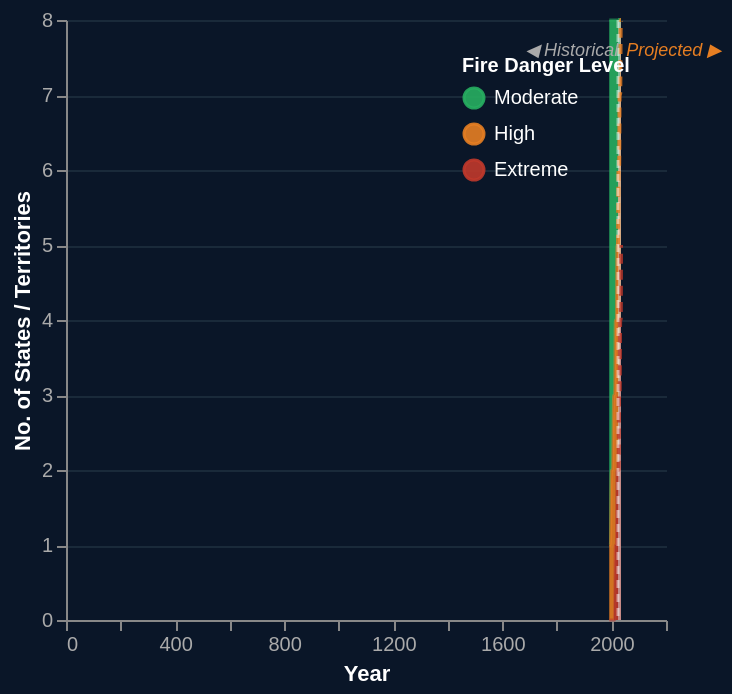

Specify this chart in Vega-Lite:
### Vega-Lite specification from a JSON file in a GitHub repository (floating-point values rounded to 4 significant figures)
{"$schema": "https://vega.github.io/schema/vega-lite/v5.json", "width": "container", "height": 300, "config": {"background": "#0a1628", "view": {"stroke": "transparent"}}, "data": {"values": [{"year": 1992, "category": "Moderate", "count": 7, "type": "historical"}, {"year": 1992, "category": "High", "count": 1, "type": "historical"}, {"year": 1992, "category": "Extreme", "count": 0, "type": "historical"}, {"year": 1996, "category": "Moderate", "count": 7, "type": "historical"}, {"year": 1996, "category": "High", "count": 1, "type": "historical"}, {"year": 1996, "category": "Extreme", "count": 0, "type": "historical"}, {"year": 2000, "category": "Moderate", "count": 6, "type": "historical"}, {"year": 2000, "category": "High", "count": 2, "type": "historical"}, {"year": 2000, "category": "Extreme", "count": 0, "type": "historical"}, {"year": 2004, "category": "Moderate", "count": 6, "type": "historical"}, {"year": 2004, "category": "High", "count": 2, "type": "historical"}, {"year": 2004, "category": "Extreme", "count": 0, "type": "historical"}, {"year": 2008, "category": "Moderate", "count": 5, "type": "historical"}, {"year": 2008, "category": "High", "count": 3, "type": "historical"}, {"year": 2008, "category": "Extreme", "count": 0, "type": "historical"}, {"year": 2012, "category": "Moderate", "count": 5, "type": "historical"}, {"year": 2012, "category": "High", "count": 3, "type": "historical"}, {"year": 2012, "category": "Extreme", "count": 0, "type": "historical"}, {"year": 2014, "category": "Moderate", "count": 4, "type": "historical"}, {"year": 2014, "category": "High", "count": 3, "type": "historical"}, {"year": 2014, "category": "Extreme", "count": 1, "type": "historical"}, {"year": 2018, "category": "Moderate", "count": 4, "type": "historical"}, {"year": 2018, "category": "High", "count": 3, "type": "historical"}, {"year": 2018, "category": "Extreme", "count": 1, "type": "historical"}, {"year": 2020, "category": "Moderate", "count": 3, "type": "historical"}, {"year": 2020, "category": "High", "count": 3, "type": "historical"}, {"year": 2020, "category": "Extreme", "count": 2, "type": "historical"}, {"year": 2024, "category": "Moderate", "count": 3, "type": "historical"}, {"year": 2024, "category": "High", "count": 3, "type": "historical"}, {"year": 2024, "category": "Extreme", "count": 2, "type": "historical"}, {"year": 2024, "category": "Moderate", "count": 3, "type": "forecast"}, {"year": 2024, "category": "High", "count": 3, "type": "forecast"}, {"year": 2024, "category": "Extreme", "count": 2, "type": "forecast"}, {"year": 2026, "category": "Moderate", "count": 2, "type": "forecast"}, {"year": 2026, "category": "High", "count": 4, "type": "forecast"}, {"year": 2026, "category": "Extreme", "count": 2, "type": "forecast"}, {"year": 2028, "category": "Moderate", "count": 2, "type": "forecast"}, {"year": 2028, "category": "High", "count": 3, "type": "forecast"}, {"year": 2028, "category": "Extreme", "count": 3, "type": "forecast"}, {"year": 2030, "category": "Moderate", "count": 1, "type": "forecast"}, {"year": 2030, "category": "High", "count": 4, "type": "forecast"}, {"year": 2030, "category": "Extreme", "count": 3, "type": "forecast"}, {"year": 2032, "category": "Moderate", "count": 1, "type": "forecast"}, {"year": 2032, "category": "High", "count": 3, "type": "forecast"}, {"year": 2032, "category": "Extreme", "count": 4, "type": "forecast"}, {"year": 2034, "category": "Moderate", "count": 0, "type": "forecast"}, {"year": 2034, "category": "High", "count": 4, "type": "forecast"}, {"year": 2034, "category": "Extreme", "count": 4, "type": "forecast"}, {"year": 2035, "category": "Moderate", "count": 0, "type": "forecast"}, {"year": 2035, "category": "High", "count": 3, "type": "forecast"}, {"year": 2035, "category": "Extreme", "count": 5, "type": "forecast"}]}, "layer": [{"transform": [{"filter": "datum.type === 'forecast'"}], "mark": {"type": "rect", "opacity": 0.07, "color": "#ffffff"}, "encoding": {"x": {"datum": 2024, "type": "quantitative"}, "x2": {"datum": 2035}, "y": {"value": 0}, "y2": {"value": 300}}}, {"transform": [{"filter": "datum.type === 'historical'"}], "mark": {"type": "area", "interpolate": "monotone", "opacity": 0.9, "line": {"strokeWidth": 1.5, "opacity": 0.6}}, "encoding": {"x": {"field": "year", "type": "quantitative", "scale": {"domain": [1992, 2035]}, "title": "Year", "axis": {"labelColor": "#aaaaaa", "titleColor": "#ffffff", "labelFontSize": 10, "titleFontSize": 11, "gridColor": "#1a2a3a", "gridDash": [3, 3], "format": "d", "tickCount": 12}}, "y": {"field": "count", "type": "quantitative", "stack": "zero", "title": "No. of States / Territories", "axis": {"labelColor": "#aaaaaa", "titleColor": "#ffffff", "labelFontSize": 10, "titleFontSize": 11, "gridColor": "#1a2a3a", "tickCount": 8}}, "color": {"field": "category", "type": "nominal", "sort": ["Moderate", "High", "Extreme"], "scale": {"domain": ["Moderate", "High", "Extreme"], "range": ["#27AE60", "#E67E22", "#C0392B"]}, "legend": {"title": "Fire Danger Level", "labelColor": "#ffffff", "titleColor": "#ffffff", "labelFontSize": 10, "titleFontSize": 10, "orient": "top-right"}}, "order": {"field": "category", "sort": ["Moderate", "High", "Extreme"]}, "tooltip": [{"field": "year", "type": "quantitative", "title": "Year"}, {"field": "category", "type": "nominal", "title": "Danger Level"}, {"field": "count", "type": "quantitative", "title": "No. of States"}]}}, {"transform": [{"filter": "datum.type === 'forecast'"}], "mark": {"type": "area", "interpolate": "monotone", "opacity": 0.45, "strokeDash": [5, 3], "line": {"strokeWidth": 2, "opacity": 0.8, "strokeDash": [5, 3]}}, "encoding": {"x": {"field": "year", "type": "quantitative"}, "y": {"field": "count", "type": "quantitative", "stack": "zero"}, "color": {"field": "category", "type": "nominal", "sort": ["Moderate", "High", "Extreme"], "scale": {"domain": ["Moderate", "High", "Extreme"], "range": ["#27AE60", "#E67E22", "#C0392B"]}, "legend": null}, "order": {"field": "category", "sort": ["Moderate", "High", "Extreme"]}, "tooltip": [{"field": "year", "type": "quantitative", "title": "Year (Projected)"}, {"field": "category", "type": "nominal", "title": "Danger Level"}, {"field": "count", "type": "quantitative", "title": "No. of States"}]}}, {"data": {"values": [{"x": 2024}]}, "mark": {"type": "rule", "color": "#ffffff", "strokeDash": [4, 3], "strokeWidth": 1.5, "opacity": 0.5}, "encoding": {"x": {"field": "x", "type": "quantitative"}}}, {"data": {"values": [{"x": 2024.0, "y": 7.6, "label": "◀ Historical"}]}, "mark": {"type": "text", "align": "right", "fontSize": 9, "color": "#aaaaaa", "fontStyle": "italic"}, "encoding": {"x": {"field": "x", "type": "quantitative"}, "y": {"field": "y", "type": "quantitative"}, "text": {"field": "label"}}}, {"data": {"values": [{"x": 2024.0, "y": 7.6, "label": "Projected ▶"}]}, "mark": {"type": "text", "align": "left", "dx": 4, "fontSize": 9, "color": "#E67E22", "fontStyle": "italic"}, "encoding": {"x": {"field": "x", "type": "quantitative"}, "y": {"field": "y", "type": "quantitative"}, "text": {"field": "label"}}}]}
